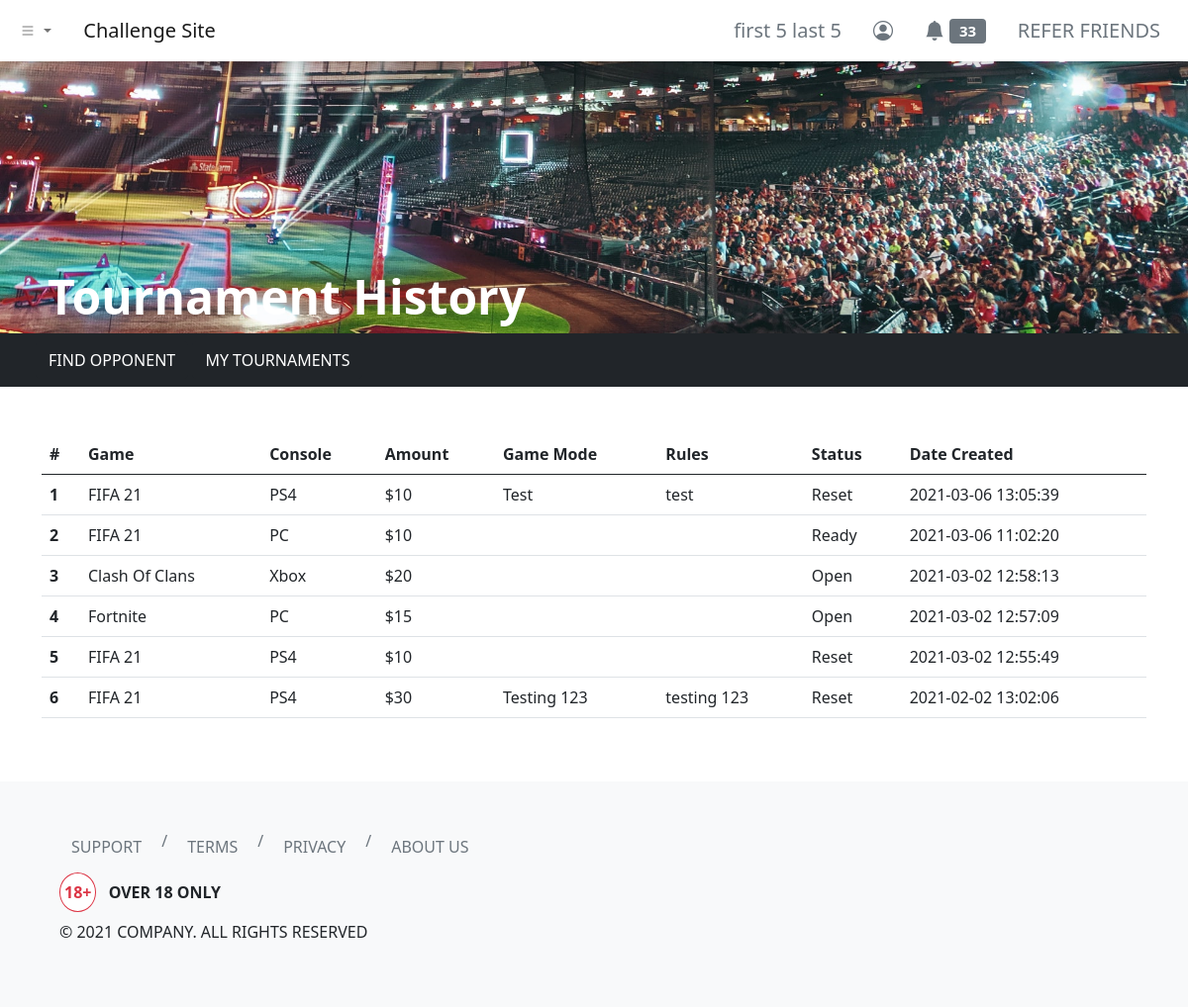
Page /dashboard/tournaments/history/index.php (signed in) on the committed database.
### tables this page shows
CREATE TABLE `users` (
  `id` int(11) NOT NULL,
  `username` varchar(255) NOT NULL,
  `first_name` varchar(255) NOT NULL,
  `last_name` varchar(255) NOT NULL,
  `email` varchar(255) NOT NULL,
  `user_password` varchar(255) NOT NULL,
  `balance` decimal(65,30) UNSIGNED NOT NULL DEFAULT 0.000000000000000000000000000000,
  `skill_points` int(11) NOT NULL
);

CREATE TABLE `tournaments_log` (
  `tournament_id` int(11) NOT NULL,
  `tournament_by` int(11) NOT NULL,
  `game` varchar(255) NOT NULL,
  `console` varchar(255) NOT NULL,
  `amount` int(11) NOT NULL,
  `players` int(11) NOT NULL,
  `start_date` date DEFAULT NULL,
  `start_time` time DEFAULT NULL,
  `game_mode` varchar(255) NOT NULL,
  `rules` text NOT NULL,
  `status` varchar(255) NOT NULL DEFAULT 'open',
  `created_timestamp` timestamp NOT NULL DEFAULT current_timestamp(),
  `ready_timestamp` timestamp NULL DEFAULT NULL,
  `reset_timestamp` timestamp NULL DEFAULT NULL
);

### dashboard/tournaments/history/index.php (the view)
<?php
include '../../../header.php';
?>
<link rel="stylesheet" href="./index.css">
<div class="hero d-flex align-items-end">
    <h1 class="ms-5 text-white display-5 fw-bold">Tournament History</h1>
</div>
<div class="container-fluid bg-dark py-2">
    <div class="row">
        <div class="col mx-4">
            <a class="btn btn-dark text-uppercase" href="../../find-opponent" role="button">Find Opponent</a>
            <a class="btn btn-dark text-uppercase" href="../" role="button">My Tournaments</a>
        </div>
    </div>
</div>
<div class="container my-5">
    <div class="row">
        <div class="col">
            <table class="table">
                <thead>
                    <tr>
                        <th scope="col">#</th>
                        <th scope="col">Game</th>
                        <th scope="col">Console</th>
                        <th scope="col">Amount</th>
                        <th scope="col">Game Mode</th>
                        <th scope="col">Rules</th>
                        <th scope="col">Status</th>
                        <th scope="col">Date Created</th>
                    </tr>
                </thead>
                <tbody>
                    <?php
                    include_once '../../../php-apis/db-config.php';
                    $user_id = $_SESSION['id'];
                    $sql = "SELECT * FROM tournaments_log WHERE tournament_by = $user_id ORDER BY created_timestamp DESC";
                    $result = mysqli_query($conn, $sql);
                    if (mysqli_num_rows($result) > 0) {
                        $count = 1;
                        while ($row = mysqli_fetch_assoc($result)) {
                    ?>
                            <tr>
                                <th scope="row"><?php echo $count; ?></th>
                                <td><?php echo (($row['game'] === 'fifa_21') ? (strtoupper(str_replace("_", " ", $row['game']))) : (ucwords(str_replace("_", " ", $row['game'])))); ?></td>
                                <td><?php echo (($row['console'] === 'ps4' || $row['console'] === 'pc') ? (strtoupper($row['console'])) : (ucwords($row['console']))); ?></td>
                                <td><?php echo '$' . $row['amount']; ?></td>
                                <td class="text-capitalize"><?php echo $row['game_mode']; ?></td>
                                <td><?php echo $row['rules']; ?></td>
                                <td class="text-capitalize"><?php echo $row['status']; ?></td>
                                <td><?php echo $row['created_timestamp']; ?></td>
                            </tr>
                        <?php
                            $count++;
                        }
                    } else {
                        ?>
                        <tr>
                            <td colspan="8" class="text-center text-danger">No Tournaments Found</td>
                        </tr>
                    <?php } ?>
                </tbody>
            </table>
        </div>
    </div>
</div>
<?php
include '../../../footer.php';
?>

### header.php (shortened to what this page needs)
<?php
function urlPrefix()
{
    if (basename(getcwd()) === basename(__DIR__)) {
        return './';
    } elseif (basename(dirname(getcwd())) === basename(__DIR__)) {
        return '../';
    } elseif (basename(dirname(dirname(getcwd()))) === basename(__DIR__)) {
        return '../../';
    } elseif (basename(dirname(dirname(dirname(getcwd())))) === basename(__DIR__)) {
        return '../../../';
    } else {
        return './';
    }
}
?>
<!DOCTYPE html>
<html lang="en">
<head>
    <link href="https://cdn.jsdelivr.net/npm/bootstrap@5.0.0-beta2/dist/css/bootstrap.min.css" rel="stylesheet">
    <link rel="stylesheet" href="https://cdn.jsdelivr.net/npm/bootstrap-icons@1.3.0/font/bootstrap-icons.css">
</head>
<body>
    <nav class="navbar navbar-expand-sm navbar-light bg-white shadow">
        <div class="container-fluid">
            <ul class="navbar-nav me-4">
                <li class="nav-item dropdown">
                    <a class="nav-link dropdown-toggle" href="#" id="navbarDropdownMenuLink" role="button" data-bs-toggle="dropdown" aria-expanded="false">
                        <i class="bi bi-list"></i>
                    </a>
                </li>
            </ul>
            <a class="navbar-brand" href="<?php echo urlPrefix(); ?>">Challenge Site</a>
            <div class="collapse navbar-collapse" id="navbarNavDropdown">
                <ul class="navbar-nav ms-auto">
                    <?php if (isset($_SESSION['id'])) { ?>
                        <li class="nav-item">
                            <a class="btn btn-lg btn-outline-secondary border-0" aria-current="page" href="<?php echo urlPrefix() . 'dashboard/profile/'; ?>">
                                <?php
                                include_once urlPrefix() . 'php-apis/db-config.php';
                                $user_id = $_SESSION['id'];
                                $sql = "SELECT * FROM users WHERE id=$user_id";
                                $result = mysqli_query($conn, $sql);
                                if (mysqli_num_rows($result) > 0) {
                                    while ($row = mysqli_fetch_assoc($result)) {
                                        echo $row['first_name'] . ' ' . $row['last_name'];
                                    }
                                } else {
                                    header("Location: " . urlPrefix() . "php-apis/logout.php");
                                    die();
                                }
                                ?>
                            </a>
                        </li>
                        <li class="nav-item">
                            <a class="btn btn-lg btn-outline-secondary border-0" aria-current="page" href="<?php echo urlPrefix() . 'dashboard/profile/'; ?>"><i class="bi bi-person-circle"></i></a>
                        </li>
                        <li class="nav-item">
                            <a class="btn btn-lg btn-outline-secondary border-0" aria-current="page" href="<?php echo urlPrefix() . 'dashboard/notifications/'; ?>">
                                <i class="bi bi-bell-fill"></i>
                                <span class="badge bg-secondary">
                                    <?php
                                    $sql2 = "SELECT COUNT(*) AS unread_notifs FROM notifications WHERE notif_for = $user_id AND notif_status = 'unread'";
                                    $result2 = mysqli_query($conn, $sql2);
                                    if (mysqli_num_rows($result2) > 0) {
                                        while ($row2 = mysqli_fetch_assoc($result2)) {
                                            echo $row2['unread_notifs'];
                                        }
                                    } else {
                                        echo "0";
                                    }
                                    ?>
                                </span>
                            </a>
                        </li>
                        <li class="nav-item">
                            <a class="btn btn-lg btn-outline-secondary border-0" aria-current="page" href="<?php echo urlPrefix() . 'dashboard/refer/'; ?>">REFER FRIENDS</a>
                        </li>
                    <?php } else { ?>
                        <li class="nav-item">
                            <a class="btn btn-lg btn-outline-secondary border-0" aria-current="page" href="<?php echo urlPrefix() . 'login/'; ?>">ENTER</a>
                        </li>
                    <?php } ?>
                </ul>
            </div>
        </div>
    </nav>

### dashboard/tournaments/history/index.css (style rules this page uses)
.hero { background-image: url('../../../images/avi-waxman-xlO5WWQDcQQ-unsplash.jpg'); background-position: bottom; background-repeat: no-repeat; background-size: cover; min-height: 275px; }

### rows in the picture
users: first_name "first 5", last_name "last 5"
tournaments_log: game "FIFA 21", console "PS4", amount "10", game_mode "Test", rules "test", status "Reset", created_timestamp "2021-03-06 13:05:39"
tournaments_log: game "FIFA 21", console "PC", amount "10", status "Ready", created_timestamp "2021-03-06 11:02:20"
tournaments_log: game "Clash Of Clans", console "Xbox", amount "20", status "Open", created_timestamp "2021-03-02 12:58:13"
tournaments_log: game "Fortnite", console "PC", amount "15", status "Open", created_timestamp "2021-03-02 12:57:09"
tournaments_log: game "FIFA 21", console "PS4", amount "10", status "Reset", created_timestamp "2021-03-02 12:55:49"
tournaments_log: game "FIFA 21", console "PS4", amount "30", game_mode "Testing 123", rules "testing 123", status "Reset", created_timestamp "2021-02-02 13:02:06"

### other values in the picture
$row2['unread_notifs'] "33"
